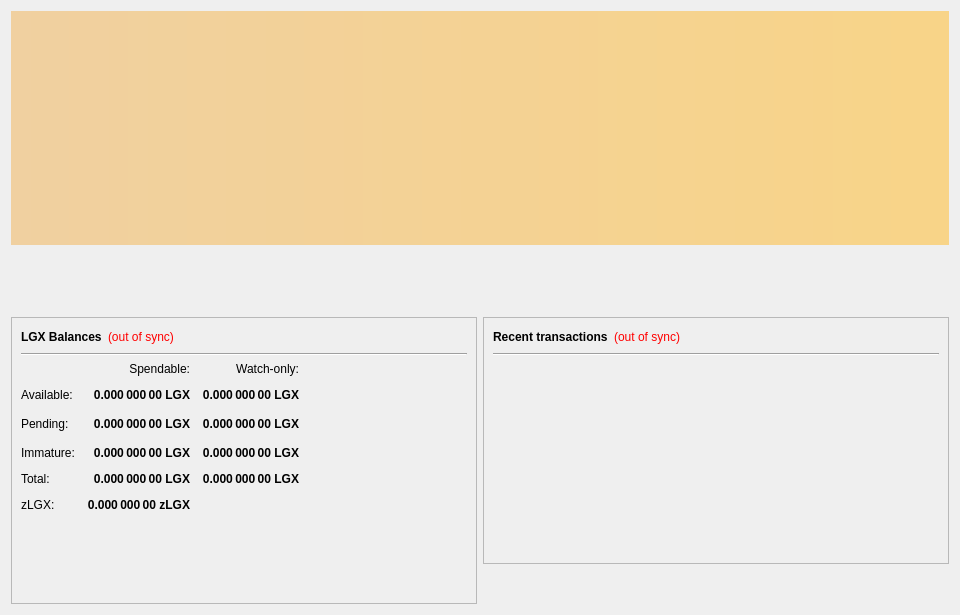
<?xml version="1.0" encoding="UTF-8"?>
<ui version="4.0">
 <class>OverviewPage</class>
 <widget class="QWidget" name="OverviewPage">
  <property name="geometry">
   <rect>
    <x>0</x>
    <y>0</y>
    <width>960</width>
    <height>615</height>
   </rect>
  </property>
  <property name="minimumSize">
   <size>
    <width>960</width>
    <height>0</height>
   </size>
  </property>
  <property name="windowTitle">
   <string>Form</string>
  </property>
  <layout class="QVBoxLayout" name="topLayout" stretch="1">
   <item>
    <widget class="QLabel" name="labelAlerts">
     <property name="visible">
      <bool>false</bool>
     </property>
     <property name="styleSheet">
      <string notr="true">background-color: qlineargradient(x1: 0, y1: 0, x2: 1, y2: 0, stop:0 #F0D0A0, stop:1 #F8D488); color:#000000;</string>
     </property>
     <property name="wordWrap">
      <bool>true</bool>
     </property>
     <property name="margin">
      <number>3</number>
     </property>
    </widget>
   </item>
   <item>
    <layout class="QHBoxLayout" name="horizontalLayout_Header" stretch="1,0">
     <property name="spacing">
      <number>6</number>
     </property>
     <item>
      <spacer name="horizontalSpacer_Header">
       <property name="orientation">
        <enum>Qt::Horizontal</enum>
       </property>
       <property name="sizeHint" stdset="0">
        <size>
         <width>40</width>
         <height>20</height>
        </size>
       </property>
      </spacer>
     </item>
     <item>
      <widget class="QLabel" name="labelOverviewHeaderRight">
       <property name="minimumSize">
        <size>
         <width>464</width>
         <height>60</height>
        </size>
       </property>
       <property name="font">
        <font>
         <pointsize>14</pointsize>
        </font>
       </property>
       <property name="text">
        <string/>
       </property>
       <property name="alignment">
        <set>Qt::AlignRight|Qt::AlignTrailing|Qt::AlignVCenter</set>
       </property>
      </widget>
     </item>
    </layout>
   </item>
   <item>
    <layout class="QHBoxLayout" name="horizontalLayout" stretch="1,1">
     <item>
      <layout class="QVBoxLayout" name="verticalLayout_2">
       <item>
        <widget class="QFrame" name="frame">
         <property name="frameShape">
          <enum>QFrame::StyledPanel</enum>
         </property>
         <property name="frameShadow">
          <enum>QFrame::Raised</enum>
         </property>
         <layout class="QVBoxLayout" name="verticalLayout_4">
          <item>
           <layout class="QHBoxLayout" name="horizontalLayout_4">
            <item>
             <widget class="QLabel" name="label_5">
              <property name="font">
               <font>
                <weight>75</weight>
                <bold>true</bold>
               </font>
              </property>
              <property name="text">
               <string>LGX Balances</string>
              </property>
             </widget>
            </item>
            <item>
             <widget class="QLabel" name="labelWalletStatus">
              <property name="cursor">
               <cursorShape>WhatsThisCursor</cursorShape>
              </property>
              <property name="toolTip">
               <string>The displayed information may be out of date. Your wallet automatically synchronizes with the litegenx network after a connection is established, but this process has not completed yet.</string>
              </property>
              <property name="styleSheet">
               <string notr="true">QLabel { color: red; }</string>
              </property>
              <property name="text">
               <string notr="true">(out of sync)</string>
              </property>
              <property name="alignment">
               <set>Qt::AlignLeading|Qt::AlignLeft|Qt::AlignVCenter</set>
              </property>
             </widget>
            </item>
            <item>
             <spacer name="horizontalSpacer_3">
              <property name="orientation">
               <enum>Qt::Horizontal</enum>
              </property>
              <property name="sizeHint" stdset="0">
               <size>
                <width>40</width>
                <height>20</height>
               </size>
              </property>
             </spacer>
            </item>
           </layout>
          </item>
          <item>
           <widget class="Line" name="line_3">
            <property name="orientation">
             <enum>Qt::Horizontal</enum>
            </property>
           </widget>
          </item>
          <item>
           <layout class="QGridLayout" name="gridLayout">
            <property name="spacing">
             <number>12</number>
            </property>
            <item row="2" column="3">
             <spacer name="horizontalSpacer_2">
              <property name="orientation">
               <enum>Qt::Horizontal</enum>
              </property>
              <property name="sizeHint" stdset="0">
               <size>
                <width>40</width>
                <height>20</height>
               </size>
              </property>
             </spacer>
            </item>
            <item row="2" column="2">
             <widget class="QLabel" name="labelWatchPending">
              <property name="font">
               <font>
                <weight>75</weight>
                <bold>true</bold>
               </font>
              </property>
              <property name="cursor">
               <cursorShape>IBeamCursor</cursorShape>
              </property>
              <property name="toolTip">
               <string>Unconfirmed transactions to watch-only addresses</string>
              </property>
              <property name="text">
               <string notr="true">0.000 000 00 LGX</string>
              </property>
              <property name="alignment">
               <set>Qt::AlignRight|Qt::AlignTrailing|Qt::AlignVCenter</set>
              </property>
              <property name="textInteractionFlags">
               <set>Qt::LinksAccessibleByMouse|Qt::TextSelectableByKeyboard|Qt::TextSelectableByMouse</set>
              </property>
             </widget>
            </item>
            <item row="2" column="1">
             <widget class="QLabel" name="labelUnconfirmed">
              <property name="font">
               <font>
                <weight>75</weight>
                <bold>true</bold>
               </font>
              </property>
              <property name="cursor">
               <cursorShape>IBeamCursor</cursorShape>
              </property>
              <property name="toolTip">
               <string>Total of transactions that have yet to be confirmed, and do not yet count toward the spendable balance</string>
              </property>
              <property name="text">
               <string notr="true">0.000 000 00 LGX</string>
              </property>
              <property name="alignment">
               <set>Qt::AlignRight|Qt::AlignTrailing|Qt::AlignVCenter</set>
              </property>
              <property name="textInteractionFlags">
               <set>Qt::LinksAccessibleByMouse|Qt::TextSelectableByKeyboard|Qt::TextSelectableByMouse</set>
              </property>
             </widget>
            </item>
            <item row="4" column="0">
             <widget class="QLabel" name="labelTotalText">
              <property name="text">
               <string>Total:</string>
              </property>
             </widget>
            </item>
            <item row="3" column="2">
             <widget class="QLabel" name="labelWatchImmature">
              <property name="font">
               <font>
                <weight>75</weight>
                <bold>true</bold>
               </font>
              </property>
              <property name="cursor">
               <cursorShape>IBeamCursor</cursorShape>
              </property>
              <property name="toolTip">
               <string>Staked or masternode rewards in watch-only addresses that has not yet matured</string>
              </property>
              <property name="text">
               <string notr="true">0.000 000 00 LGX</string>
              </property>
              <property name="alignment">
               <set>Qt::AlignRight|Qt::AlignTrailing|Qt::AlignVCenter</set>
              </property>
              <property name="textInteractionFlags">
               <set>Qt::LinksAccessibleByMouse|Qt::TextSelectableByKeyboard|Qt::TextSelectableByMouse</set>
              </property>
             </widget>
            </item>
            <item row="3" column="1">
             <widget class="QLabel" name="labelImmature">
              <property name="font">
               <font>
                <weight>75</weight>
                <bold>true</bold>
               </font>
              </property>
              <property name="cursor">
               <cursorShape>IBeamCursor</cursorShape>
              </property>
              <property name="toolTip">
               <string>Staked or masternode rewards that has not yet matured</string>
              </property>
              <property name="text">
               <string notr="true">0.000 000 00 LGX</string>
              </property>
              <property name="alignment">
               <set>Qt::AlignRight|Qt::AlignTrailing|Qt::AlignVCenter</set>
              </property>
              <property name="textInteractionFlags">
               <set>Qt::LinksAccessibleByMouse|Qt::TextSelectableByKeyboard|Qt::TextSelectableByMouse</set>
              </property>
             </widget>
            </item>
            <item row="4" column="1">
             <widget class="QLabel" name="labelTotal">
              <property name="font">
               <font>
                <weight>75</weight>
                <bold>true</bold>
               </font>
              </property>
              <property name="cursor">
               <cursorShape>IBeamCursor</cursorShape>
              </property>
              <property name="toolTip">
               <string>Your current total balance</string>
              </property>
              <property name="text">
               <string notr="true">0.000 000 00 LGX</string>
              </property>
              <property name="alignment">
               <set>Qt::AlignRight|Qt::AlignTrailing|Qt::AlignVCenter</set>
              </property>
              <property name="textInteractionFlags">
               <set>Qt::LinksAccessibleByMouse|Qt::TextSelectableByKeyboard|Qt::TextSelectableByMouse</set>
              </property>
             </widget>
            </item>
            <item row="3" column="0">
             <widget class="QLabel" name="labelImmatureText">
              <property name="text">
               <string>Immature:</string>
              </property>
             </widget>
            </item>
            <item row="1" column="0">
             <widget class="QLabel" name="labelBalanceText">
              <property name="text">
               <string>Available:</string>
              </property>
             </widget>
            </item>
            <item row="1" column="1">
             <widget class="QLabel" name="labelBalance">
              <property name="font">
               <font>
                <weight>75</weight>
                <bold>true</bold>
               </font>
              </property>
              <property name="cursor">
               <cursorShape>IBeamCursor</cursorShape>
              </property>
              <property name="toolTip">
               <string>Your current spendable balance</string>
              </property>
              <property name="text">
               <string notr="true">0.000 000 00 LGX</string>
              </property>
              <property name="alignment">
               <set>Qt::AlignRight|Qt::AlignTrailing|Qt::AlignVCenter</set>
              </property>
              <property name="textInteractionFlags">
               <set>Qt::LinksAccessibleByMouse|Qt::TextSelectableByKeyboard|Qt::TextSelectableByMouse</set>
              </property>
             </widget>
            </item>
            <item row="4" column="2">
             <widget class="QLabel" name="labelWatchTotal">
              <property name="font">
               <font>
                <weight>75</weight>
                <bold>true</bold>
               </font>
              </property>
              <property name="cursor">
               <cursorShape>IBeamCursor</cursorShape>
              </property>
              <property name="toolTip">
               <string>Current total balance in watch-only addresses</string>
              </property>
              <property name="text">
               <string notr="true">0.000 000 00 LGX</string>
              </property>
              <property name="alignment">
               <set>Qt::AlignRight|Qt::AlignTrailing|Qt::AlignVCenter</set>
              </property>
              <property name="textInteractionFlags">
               <set>Qt::LinksAccessibleByMouse|Qt::TextSelectableByKeyboard|Qt::TextSelectableByMouse</set>
              </property>
             </widget>
            </item>
            <item row="0" column="2">
             <widget class="QLabel" name="labelWatchonly">
              <property name="text">
               <string>Watch-only:</string>
              </property>
              <property name="alignment">
               <set>Qt::AlignRight|Qt::AlignTrailing|Qt::AlignVCenter</set>
              </property>
             </widget>
            </item>
            <item row="2" column="0">
             <widget class="QLabel" name="labelPendingText">
              <property name="text">
               <string>Pending:</string>
              </property>
             </widget>
            </item>
            <item row="1" column="2">
             <widget class="QLabel" name="labelWatchAvailable">
              <property name="font">
               <font>
                <weight>75</weight>
                <bold>true</bold>
               </font>
              </property>
              <property name="cursor">
               <cursorShape>IBeamCursor</cursorShape>
              </property>
              <property name="toolTip">
               <string>Your current balance in watch-only addresses</string>
              </property>
              <property name="text">
               <string notr="true">0.000 000 00 LGX</string>
              </property>
              <property name="alignment">
               <set>Qt::AlignRight|Qt::AlignTrailing|Qt::AlignVCenter</set>
              </property>
              <property name="textInteractionFlags">
               <set>Qt::LinksAccessibleByMouse|Qt::TextSelectableByKeyboard|Qt::TextSelectableByMouse</set>
              </property>
             </widget>
            </item>
            <item row="0" column="1">
             <widget class="QLabel" name="labelSpendable">
              <property name="text">
               <string>Spendable:</string>
              </property>
              <property name="alignment">
               <set>Qt::AlignRight|Qt::AlignTrailing|Qt::AlignVCenter</set>
              </property>
             </widget>
            </item>
            <item row="5" column="0">
             <widget class="QLabel" name="labelzBalanceText">
              <property name="toolTip">
               <string>All available zLGX, unconfirmed and immature zLGX included.</string>
              </property>
              <property name="text">
               <string>zLGX:</string>
              </property>
             </widget>
            </item>
            <item row="5" column="1">
             <widget class="QLabel" name="labelzBalance">
              <property name="font">
               <font>
                <weight>75</weight>
                <bold>true</bold>
               </font>
              </property>
              <property name="cursor">
               <cursorShape>IBeamCursor</cursorShape>
              </property>
              <property name="toolTip">
               <string>All available zLGX, unconfirmed and immature zLGX included.</string>
              </property>
              <property name="text">
               <string notr="true">0.000 000 00 zLGX</string>
              </property>
              <property name="alignment">
               <set>Qt::AlignRight|Qt::AlignTrailing|Qt::AlignVCenter</set>
              </property>
              <property name="textInteractionFlags">
               <set>Qt::LinksAccessibleByMouse|Qt::TextSelectableByKeyboard|Qt::TextSelectableByMouse</set>
              </property>
             </widget>
            </item>
           </layout>
          </item>
          <item>
           <spacer name="verticalSpacer_4">
            <property name="orientation">
             <enum>Qt::Vertical</enum>
            </property>
            <property name="sizeHint" stdset="0">
             <size>
              <width>20</width>
              <height>40</height>
             </size>
            </property>
           </spacer>
          </item>
         </layout>
        </widget>
       </item>
      </layout>
     </item>
     <item>
      <layout class="QVBoxLayout" name="verticalLayout_3">
       <item>
        <widget class="QFrame" name="frame_2">
         <property name="frameShape">
          <enum>QFrame::StyledPanel</enum>
         </property>
         <property name="frameShadow">
          <enum>QFrame::Raised</enum>
         </property>
         <layout class="QVBoxLayout" name="verticalLayout">
          <item>
           <layout class="QHBoxLayout" name="horizontalLayout_2">
            <item>
             <widget class="QLabel" name="label_4">
              <property name="font">
               <font>
                <weight>75</weight>
                <bold>true</bold>
               </font>
              </property>
              <property name="text">
               <string>Recent transactions</string>
              </property>
             </widget>
            </item>
            <item>
             <widget class="QLabel" name="labelTransactionsStatus">
              <property name="cursor">
               <cursorShape>WhatsThisCursor</cursorShape>
              </property>
              <property name="toolTip">
               <string>The displayed information may be out of date. Your wallet automatically synchronizes with the litegenx network after a connection is established, but this process has not completed yet.</string>
              </property>
              <property name="styleSheet">
               <string notr="true">QLabel { color: red; }</string>
              </property>
              <property name="text">
               <string notr="true">(out of sync)</string>
              </property>
              <property name="alignment">
               <set>Qt::AlignRight|Qt::AlignTrailing|Qt::AlignVCenter</set>
              </property>
             </widget>
            </item>
            <item>
             <spacer name="horizontalSpacer">
              <property name="orientation">
               <enum>Qt::Horizontal</enum>
              </property>
              <property name="sizeHint" stdset="0">
               <size>
                <width>40</width>
                <height>20</height>
               </size>
              </property>
             </spacer>
            </item>
           </layout>
          </item>
          <item>
           <widget class="Line" name="line_2">
            <property name="orientation">
             <enum>Qt::Horizontal</enum>
            </property>
           </widget>
          </item>
          <item>
           <widget class="QListView" name="listTransactions">
            <property name="styleSheet">
             <string notr="true">QListView { background: transparent; }</string>
            </property>
            <property name="frameShape">
             <enum>QFrame::NoFrame</enum>
            </property>
            <property name="verticalScrollBarPolicy">
             <enum>Qt::ScrollBarAlwaysOff</enum>
            </property>
            <property name="horizontalScrollBarPolicy">
             <enum>Qt::ScrollBarAlwaysOff</enum>
            </property>
            <property name="selectionMode">
             <enum>QAbstractItemView::NoSelection</enum>
            </property>
           </widget>
          </item>
         </layout>
        </widget>
       </item>
       <item>
        <spacer name="verticalSpacer_2">
         <property name="orientation">
          <enum>Qt::Vertical</enum>
         </property>
         <property name="sizeType">
          <enum>QSizePolicy::Expanding</enum>
         </property>
         <property name="sizeHint" stdset="0">
          <size>
           <width>20</width>
           <height>40</height>
          </size>
         </property>
        </spacer>
       </item>
      </layout>
     </item>
    </layout>
   </item>
  </layout>
 </widget>
 <resources/>
 <connections/>
</ui>
